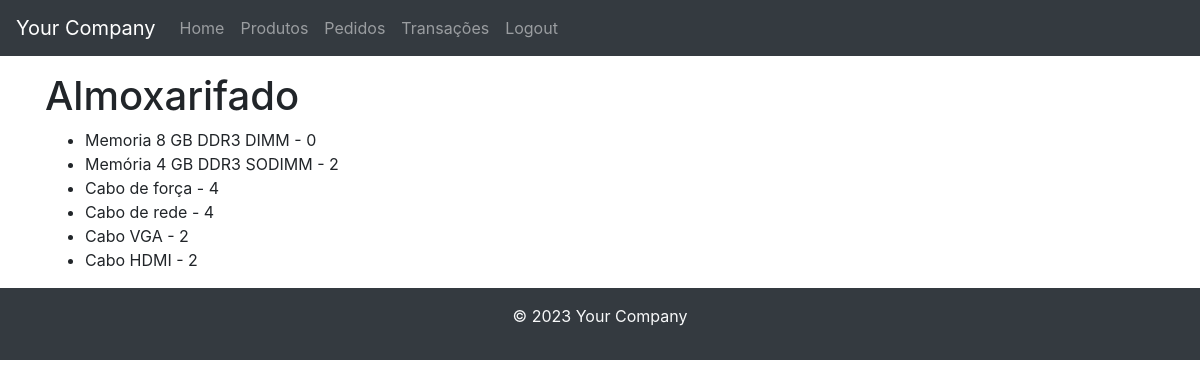
/home/ (signed in), run on an earlier commit of the app's database.
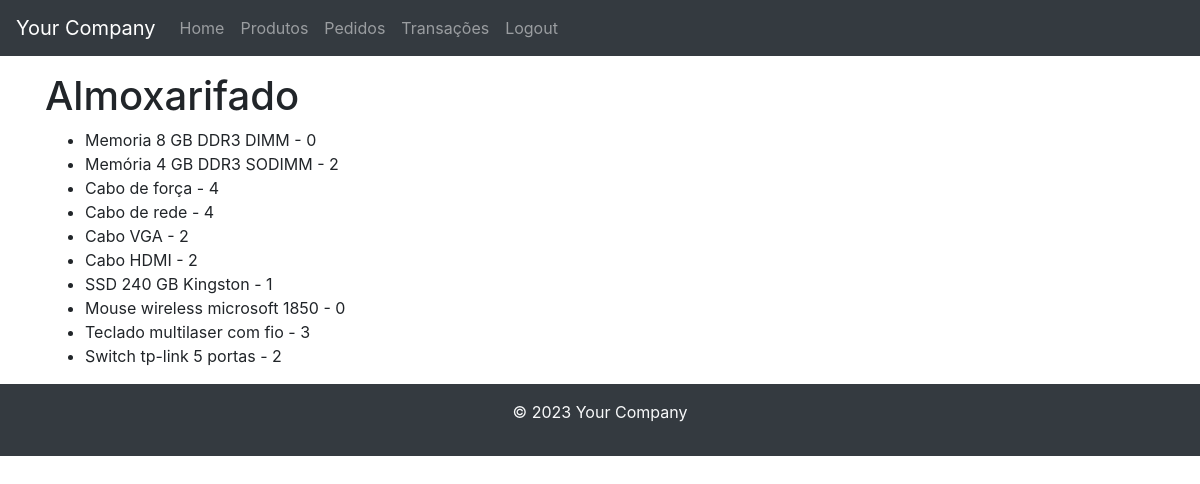
And on a later commit of the database.
### almoxarifado/models.py (models this page shows, shortened)
class Produto(models.Model):
    nome = models.CharField(max_length=255)
    descricao = models.TextField()
    quantidade = models.PositiveIntegerField()
    estoque_minimo = models.PositiveIntegerField()

### almoxarifado/views.py (the view)
# urls.py: path('home/', home_view, name='home'),
@login_required
def home_view(request):
    products = Produto.objects.all()
    context = {'products': products}
    return render(request, 'home.html', context)

### almoxarifado/templates/home.html
{% extends 'base.html' %}
{% block content %}
  <h1>Almoxarifado</h1>
  <ul>
    {% for product in products %}
      <li>{{ product.nome }} - {{ product.quantidade }}</li>
    {% endfor %}
  </ul>
{% endblock %}

What changed in the data, as far as the page shows it:
added Produto: nome "SSD 240 GB Kingston", quantidade "1"
added Produto: nome "Mouse wireless microsoft 1850", quantidade "0"
added Produto: nome "Teclado multilaser com fio", quantidade "3"
added Produto: nome "Switch tp-link 5 portas", quantidade "2"
